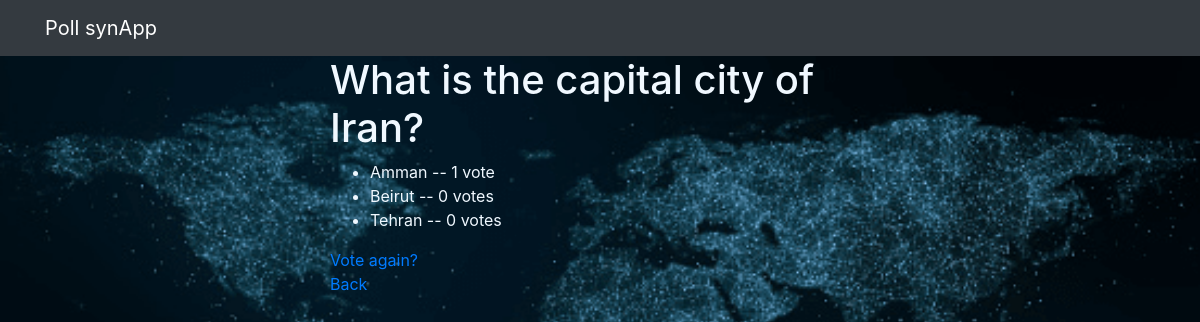
The app's page /polls/2/results/ with its own data.
### polls/models.py (models this page shows, shortened)
class Question(models.Model):
    question_text = models.CharField(max_length=200)
    pub_date = models.DateTimeField('date published')

class Choice(models.Model):
    question = models.ForeignKey(Question, on_delete=models.CASCADE)
    choice_text = models.CharField(max_length=200)
    votes = models.IntegerField(default=0)

### polls/views.py (the view)
# urls.py: path('<int:pk>/results/', views.ResultsView.as_view(), name='results'),
class ResultsView(generic.DetailView):
    model = Question
    template_name = 'polls/results.html'

### polls/templates/polls/results.html
{% extends 'base.html' %}
{% block content %}
{% load static %}
<link rel="stylesheet" href="{% static 'polls/style.css' %}">
<h1 style = "color: aliceblue;">{{ question.question_text }}</h1>
<ul>
{% for choice in question.choice_set.all %}
    <li style = "color: aliceblue;">{{ choice.choice_text }} -- {{ choice.votes }} vote{{ choice.votes|pluralize }}</li>
{% endfor %}
</ul>
<a href="{% url 'polls:detail' question.id %}">Vote again?</a>
<br>
<a href = "{% url 'polls:index' %}"> Back </a>
{% endblock %}

### polls/static/polls/style.css (style rules this page uses)
body { background-image: url(../polls/images/background.png); background-repeat: no-repeat; background-size: cover; }

### records on screen
Question: question_text "What is the capital city of Iran?"
Choice: choice_text "Amman", votes "1"
Choice: choice_text "Beirut", votes "0"
Choice: choice_text "Tehran", votes "0"
